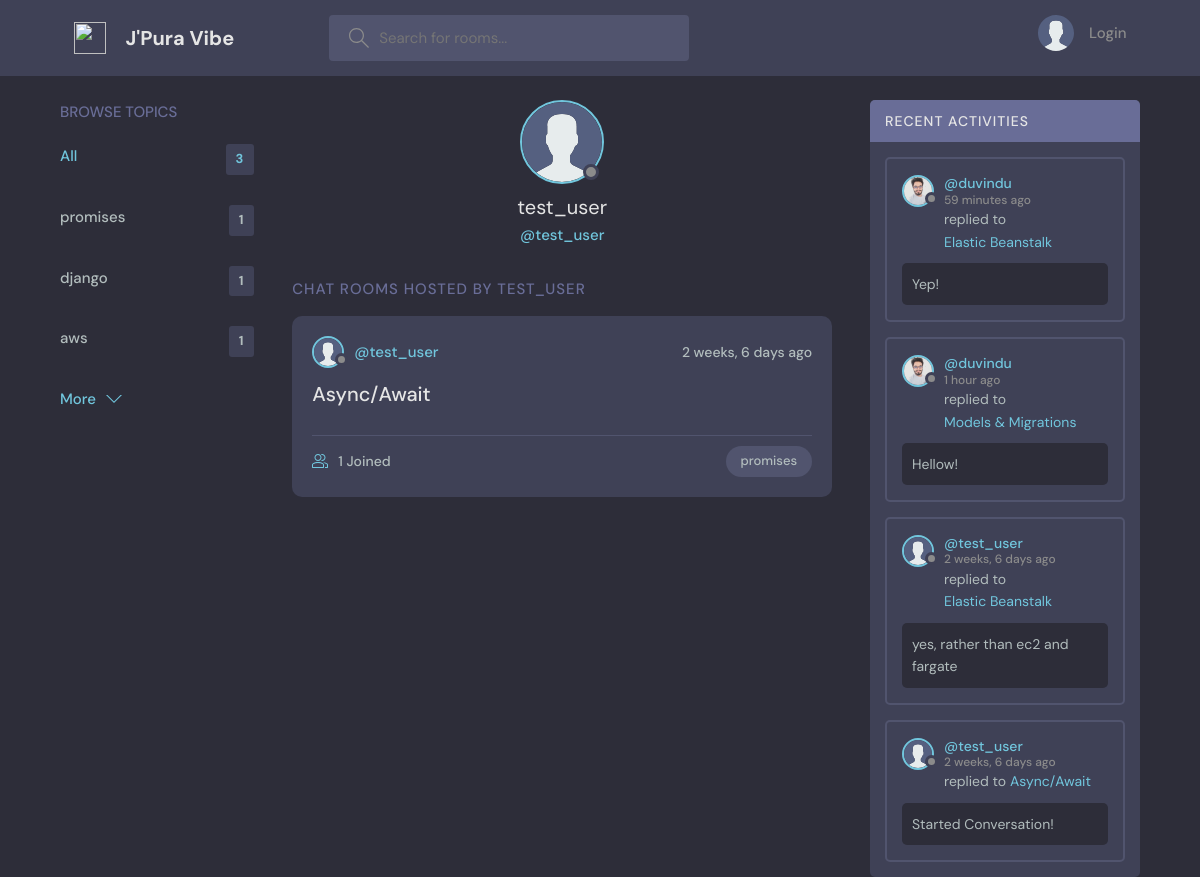
Page /profile/test_user/ on the committed database.
### home/models.py (models this page shows, shortened)
class Topic(models.Model):
    name = models.CharField(max_length=200)

class Room(models.Model):
    host = models.ForeignKey(User, on_delete=models.CASCADE)
    topic = models.ForeignKey(Topic, on_delete=models.CASCADE)
    name = models.CharField(max_length=200)
    description = models.TextField(blank=True, null=True)
    participants = models.ManyToManyField(User, related_name='participants')
    created = models.DateTimeField(auto_now_add=True)
    class Meta:
        ordering = ['-created']

class Message(models.Model):
    user = models.ForeignKey(User, on_delete=models.CASCADE)
    room = models.ForeignKey(Room, on_delete=models.CASCADE)
    body = models.TextField()
    created = models.DateTimeField(auto_now_add=True)
    class Meta:
        ordering = ['-created']

class Profile(models.Model):
    user = models.OneToOneField(User, on_delete=models.CASCADE)
    image = models.ImageField(upload_to='profile_pics/', null=True)

### home/views.py (the view)
# urls.py: path('profile/<str:username>/', profile, name = 'profile'),
def profile(request, username):
    current_user = User.objects.get(username = username)
    rooms = current_user.room_set.all()
    activities = Message.objects.all()
    topics = Topic.objects.all()
    context = {'current_user':current_user, 'rooms':rooms, 'activities':activities, 'topics':topics}
    return render(request, 'home/profile.html', context)

### home/templates/home/profile.html (shortened to what this page needs)
{% extends 'base.html' %}
{% load static %}
{% block content %}
  <main class="profile-page layout layout--3">
    <div class="container">
        {% include 'home/c1-topic.html' %}
      <div class="roomList">
        <div class="profile">
          <div class="profile__avatar">
          {% if request.user == current_user %}
           {% if current_user.profile.image %}
            <div class="avatar avatar--large active">
              <img src="{{current_user.profile.image.url}}" />
            </div>
           {% else %}
            <div class="avatar avatar--large active">
              <img src="{% static 'images/avatar.svg' %}" />
            </div>
           {% endif %}
          {% else %}
           {% if current_user.profile.image %}
            <div class="avatar avatar--large ">
              <img src="{{current_user.profile.image.url}}" />
            </div>
           {% else %}
            <div class="avatar avatar--large ">
              <img src="{% static 'images/avatar.svg' %}" />
            </div>
           {% endif %}
          {% endif %}
          </div>
          <div class="profile__info">
            <h3>{{current_user.username}}</h3>
            <p>@{{current_user.username}}</p>
            </div>
        </div>
        <div class="roomList__header">
          <div>
            <h2>Chat Rooms Hosted by {{current_user.username}}</a>
            </h2>
          </div>
        </div>
        {% include 'home/c2-feed.html' %}
      </div>
      {% include 'home/c3-activity.html' %}
    </div>
  </main>
{% endblock content %}

### home/templates/home/c1-topic.html
        <div class="topics">
          <div class="topics__header">
            <h2>Browse Topics</h2>
          </div>
          <ul class="topics__list">
            <li>
              <a href="{% url 'home' %}" class="active">All <span>{{topics.count}}</span></a>
            </li>
            {% for topic in topics %}
                <li>
                    <a href="{% url 'home' %}?q={{topic.name}}">{{topic.name}} <span>{{topic.room_set.all.count}}</span></a>
                </li>
            {% endfor %}
          </ul>
          <a class="btn btn--link" href="{% url 'topic-view' %}">
            More
            <svg version="1.1" xmlns="http://www.w3.org/2000/svg" width="32" height="32" viewBox="0 0 32 32">
              <title>chevron-down</title>
              <path d="M16 21l-13-13h-3l16 16 16-16h-3l-13 13z"></path>
            </svg>
          </a>
        </div>

### home/templates/home/c2-feed.html (shortened to what this page needs)
{% load static %}
        {% for room in rooms %}
          <div class="roomListRoom">
            <div class="roomListRoom__header">
              <a href="{% url 'profile' room.host.username %}" class="roomListRoom__author">
                {% if request.user == room.host %}
                  {% if room.host.profile.image %}
                    <div class="avatar avatar--small active">
                      <img src="{{room.host.profile.image.url}}" />
                    </div>
                  {% else %}
                    <div class="avatar avatar--small active">
                      <img src="{% static 'images/avatar.svg' %}" />
                    </div>
                  {% endif %}
                {% else %}
                  {% if room.host.profile.image %}
                    <div class="avatar avatar--small">
                      <img src="{{room.host.profile.image.url}}" />
                    </div>
                  {% else %}
                    <div class="avatar avatar--small">
                      <img src="{% static 'images/avatar.svg' %}" />
                    </div>
                  {% endif %}
                {% endif %}
                <span>@{{room.host.username}}</span>
              </a>
              <div class="roomListRoom__actions">
                <span>{{room.created|timesince}} ago</span>
              </div>
            </div>
            <div class="roomListRoom__content">
              <a href="{% url 'room' room.id %}">{{room.name}}</a>
            </div>
            <div class="roomListRoom__meta">
              <a href="{% url 'room' room.id %}" class="roomListRoom__joined">
                {{room.participants.all.count}} Joined
              </a>
              <p class="roomListRoom__topic">{{room.topic.name}}</p>
            </div>
          </div>
        {% endfor %}

### home/templates/home/c3-activity.html (shortened to what this page needs)
{% load static %}
        <div class="activities">
          <div class="activities__header">
            <h2>Recent Activities</h2>
          </div>
            {% for activity in activities %}
                <div class="activities__box">
                    <div class="activities__boxHeader roomListRoom__header">
                    <a href="{% url 'profile' activity.user.username %}" class="roomListRoom__author">
                        {% if request.user == activity.user %}
                         {% if activity.user.profile.image %}
                            <div class="avatar avatar--small active">
                                <img src="{{activity.user.profile.image.url}}" />
                            </div>
                         {% else %}
                            <div class="avatar avatar--small active">
                                <img src="{% static 'images/avatar.svg' %}" />
                            </div>
                         {% endif %}
                        {% else %}
                         {% if activity.user.profile.image %}
                            <div class="avatar avatar--small">
                                <img src="{{activity.user.profile.image.url}}" />
                            </div>
                         {% else %}
                            <div class="avatar avatar--small">
                                <img src="{% static 'images/avatar.svg' %}" />
                            </div>
                         {% endif %}
                        {% endif %}
                        <p>
                        @{{activity.user.username}}
                        <span>{{activity.created|timesince}} ago</span>
                        </p>
                    </a>
                    </div>
                    <div class="activities__boxContent">
                    <p>replied to <a href="{% url 'room' activity.room.pk %}">{{activity.room.name}}</a></p>
                    <div class="activities__boxRoomContent">
                        {{activity.body}}
                    </div>
                    </div>
                </div>
            {% endfor %}
        </div>

### rows in the picture
Topic: name "promises", room_set.all.count "1"
Topic: name "django", room_set.all.count "1"
Topic: name "aws", room_set.all.count "1"
Room: host.username "test_user", created "2 weeks, 6 days", name "Async/Await", participants.all.count "1", topic.name "promises"
Message: user.profile.image (picture), user.username "duvindu", created "59 minutes", room.name "Elastic Beanstalk", body "Yep!"
Message: user.profile.image (picture), user.username "duvindu", created "1 hour", room.name "Models & Migrations", body "Hellow!"
Message: user.username "test_user", created "2 weeks, 6 days", room.name "Elastic Beanstalk", body "yes, rather than ec2 and fargate"
Message: user.username "test_user", created "2 weeks, 6 days", room.name "Async/Await", body "Started Conversation!"

### other values in the picture
{{ topics.count }} "3"
{{ current_user.username }} "test_user"
{{ current_user.username }} "TEST_USER"
